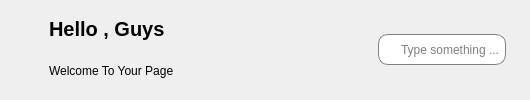
       <widget class="QWidget" name="headerWg" native="true">
        <layout class="QHBoxLayout" name="horizontalLayout_7">
         <item>
          <layout class="QHBoxLayout" name="horizontalLayout_5">
           <item>
            <layout class="QHBoxLayout" name="horizontalLayout_4">
             <item>
              <widget class="QPushButton" name="pushButton">
               <property name="styleSheet">
                <string notr="true">border:none;</string>
               </property>
               <property name="text">
                <string/>
               </property>
               <property name="icon">
                <iconset resource="reources.qrc">
                 <normaloff>:/icons/menu.png</normaloff>:/icons/menu.png</iconset>
               </property>
               <property name="iconSize">
                <size>
                 <width>39</width>
                 <height>45</height>
                </size>
               </property>
               <property name="checkable">
                <bool>true</bool>
               </property>
              </widget>
             </item>
             <item>
              <layout class="QVBoxLayout" name="verticalLayout_22">
               <item>
                <widget class="QLabel" name="label">
                 <property name="font">
                  <font>
                   <pointsize>15</pointsize>
                   <bold>true</bold>
                  </font>
                 </property>
                 <property name="text">
                  <string>Hello , Guys</string>
                 </property>
                </widget>
               </item>
               <item>
                <widget class="QLabel" name="label_5">
                 <property name="text">
                  <string>Welcome To Your Page</string>
                 </property>
                </widget>
               </item>
              </layout>
             </item>
            </layout>
           </item>
           <item>
            <spacer name="horizontalSpacer_5">
             <property name="orientation">
              <enum>Qt::Horizontal</enum>
             </property>
             <property name="sizeHint" stdset="0">
              <size>
               <width>198</width>
               <height>20</height>
              </size>
             </property>
            </spacer>
           </item>
           <item>
            <layout class="QHBoxLayout" name="horizontalLayout_6">
             <item>
              <widget class="QLineEdit" name="lineEdit">
               <property name="minimumSize">
                <size>
                 <width>0</width>
                 <height>31</height>
                </size>
               </property>
               <property name="maximumSize">
                <size>
                 <width>16777215</width>
                 <height>31</height>
                </size>
               </property>
               <property name="styleSheet">
                <string notr="true">QLineEdit{
	padding-left:20px;
    border: 1px solid gray;
	border-radius: 10px;
	color:black;
}</string>
               </property>
               <property name="placeholderText">
                <string>Type something ... </string>
               </property>
              </widget>
             </item>
             <item>
              <widget class="QLabel" name="label_6">
               <property name="maximumSize">
                <size>
                 <width>40</width>
                 <height>40</height>
                </size>
               </property>
               <property name="text">
                <string/>
               </property>
               <property name="pixmap">
                <pixmap resource="reources.qrc">:/icons/profile.png</pixmap>
               </property>
               <property name="scaledContents">
                <bool>true</bool>
               </property>
              </widget>
             </item>
            </layout>
           </item>
          </layout>
         </item>
        </layout>
       </widget>
